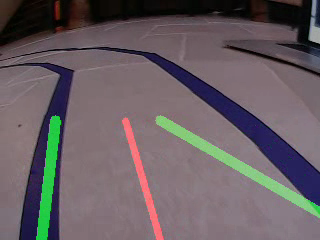
#> input picture NeuralNet/training_data/video1.avi_032_084.png, 320 x 240 px
$ python -i main.py   (imports and definitions only)
#> lines starting #> are read from the running program, lines starting #| are printed output that depends on the picture
import numpy as np
import matplotlib.pyplot as plt
import cv2 as cv

# open a video stream from the webcam
# [1 line not run here, left out]


def canny(image):
    # convert to grayscale
    gray = cv.cvtColor(image, cv.COLOR_RGB2GRAY)
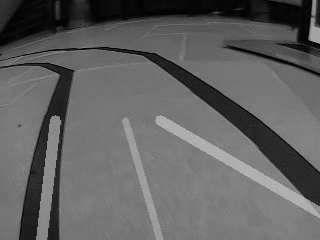
#> gray: shape (240, 320); min 0, max 186, mean 97.7
    # blur the image
    blur = cv.GaussianBlur(gray, (5, 5), 0)
    # find edges
    canny = cv.Canny(blur, 50, 150)
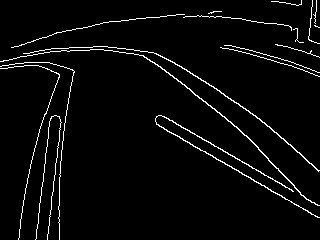
#> canny: shape (240, 320); 3.6% white in thin lines or dots
    return canny


def green(image):
    # define range of green color in HSV
    lower_green = np.array([40, 40, 40])
    upper_green = np.array([80, 255, 255])
    # blur the image
    blur = cv.GaussianBlur(image, (9, 9), 0)
    # convert to HSV
    hsv = cv.cvtColor(blur, cv.COLOR_RGB2HSV)
    # create a mask
    mask = cv.inRange(hsv, lower_green, upper_green)
    return mask


# Change thresholds
# [1 line that did not run here, left out]
# [1 line that did not run here, left out]
# [1 line that did not run here, left out]
# [1 line that did not run here, left out]
# [1 line that did not run here, left out]
# [1 line that did not run here, left out]
# [1 line that did not run here, left out]
# helloworld


# display the video stream
# [12 lines not run here, left out]


>>> import cv2
>>> picture = cv2.cvtColor(cv2.imread('NeuralNet/training_data/video1.avi_032_084.png'), cv2.COLOR_BGR2RGB)
>>> result = canny(picture)

$ run again, on NeuralNet/training_data/video1.avi_035_094.png
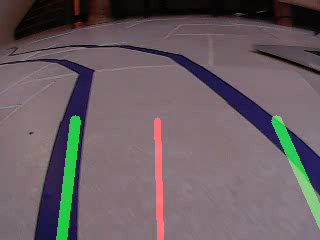
#> input picture NeuralNet/training_data/video1.avi_035_094.png, 320 x 240 px
#> in canny, `gray = cv.cvtColor(image, cv.COLOR_RGB2GRAY)`:
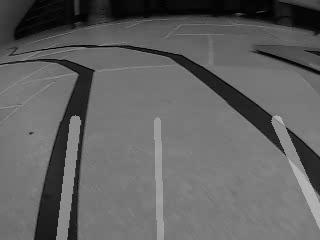
#> gray: shape (240, 320); min 0, max 185, mean 98.2
#> in canny, `canny = cv.Canny(blur, 50, 150)`:
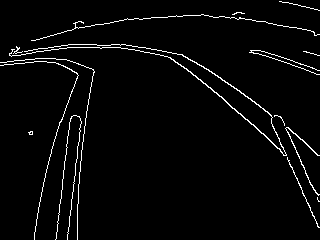
#> canny: shape (240, 320); 3.1% white in thin lines or dots

$ run again, on NeuralNet/training_data/video1.avi_107_093.png
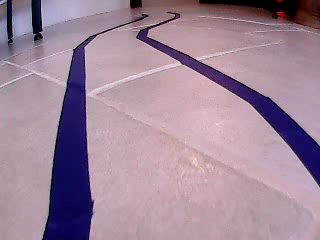
#> input picture NeuralNet/training_data/video1.avi_107_093.png, 320 x 240 px
#> in canny, `blur = cv.GaussianBlur(gray, (5, 5), 0)`:
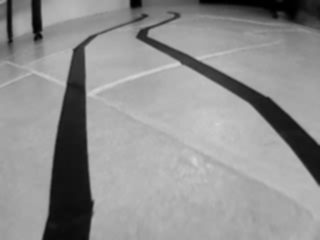
#> blur: shape (240, 320); min 0, max 212, mean 144.4
#> in canny, `canny = cv.Canny(blur, 50, 150)`:
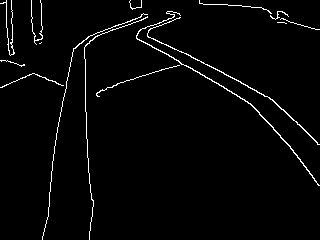
#> canny: shape (240, 320); 2.5% white in thin lines or dots

$ run again, on NeuralNet/training_data/video1.avi_131_092.png
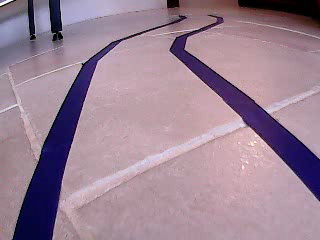
#> input picture NeuralNet/training_data/video1.avi_131_092.png, 320 x 240 px
#> in canny, `blur = cv.GaussianBlur(gray, (5, 5), 0)`:
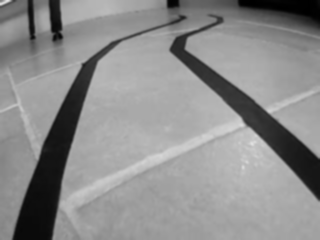
#> blur: shape (240, 320); min 0, max 228, mean 140.3
#> in canny, `canny = cv.Canny(blur, 50, 150)`:
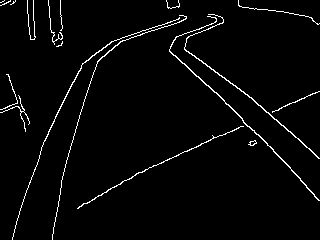
#> canny: shape (240, 320); 2.8% white in thin lines or dots
